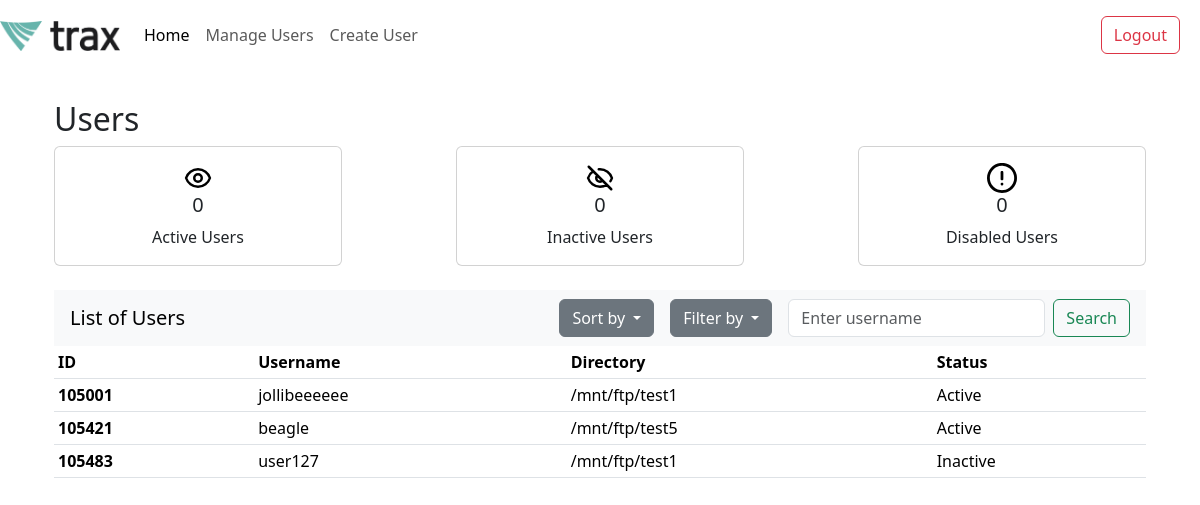
Before: /home (signed in) with the older database file.
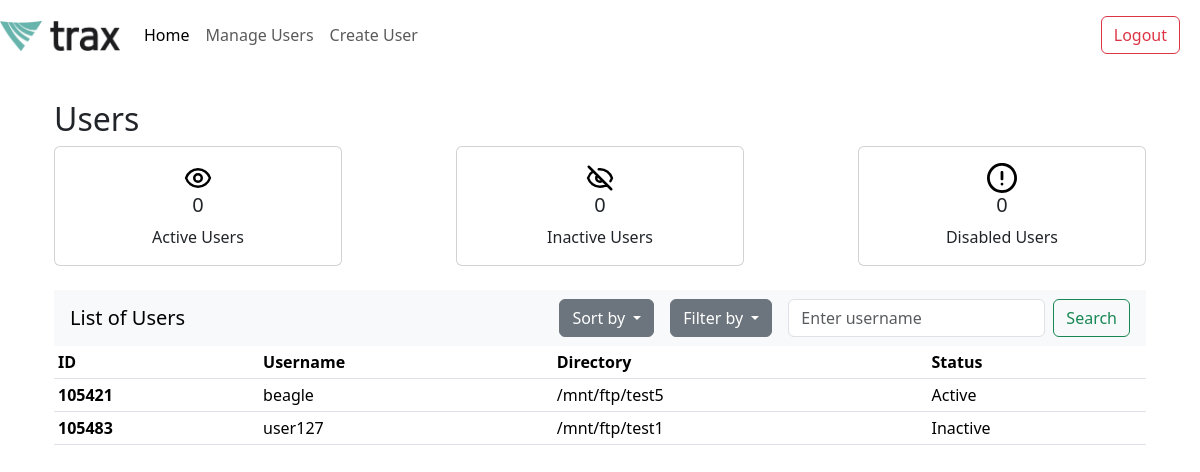
After: the same page with the newer database file.
### app.py (models this page shows, shortened)
class User(db.Model):
    id = db.Column(db.Integer, primary_key=True)
    username = db.Column(db.String(80), nullable=False, unique=True)
    password = db.Column(db.String(120), nullable=False)
    directory = db.Column(db.String(120), nullable=False)
    status = db.Column(db.String(10), nullable=False)

### app.py (the view)
@app.route('/home', methods=['GET'])
def home():
    if not session.get("username"):
        return redirect("/login")
    sort_by = request.args.get('sort_by', 'id')
    filter_status = request.args.get('filter_by', 'all')
    search_query = request.args.get('search', '')
    users = get_filtered_sorted_users(sort_by, filter_status, search_query)
    return render_template('home.html', users=users)

### app.py (called while the page is built)
def get_filtered_sorted_users(sort_by='id', filter_status='all', search_query=''):
    query = User.query
    if filter_status == 'active':
        query = query.filter_by(status='Active')
    elif filter_status == 'inactive':
        query = query.filter(User.status.in_(['Inactive', 'Disabled']))
    elif filter_status == 'all':
        query = query.filter(User.status.in_(['Active', 'Inactive', 'Disabled']))
    if sort_by == 'username':
        query = query.order_by(User.username)
    elif sort_by == 'id':
        query = query.order_by(User.id)
    elif sort_by == 'directory':
        query = query.order_by(User.directory)
    if search_query:
        query = query.filter(User.username.like(f'%{search_query}%'))  # case insensitive search
    return query.all()

### templates/home.html (shortened to what this page needs)
<!DOCTYPE html>
<html lang="en">
<head>
    <link href="https://cdn.jsdelivr.net/npm/bootstrap@5.3.3/dist/css/bootstrap.min.css" rel="stylesheet">
</head>
<body>
    {% extends "index.html" %}
    {% block content %}
    <div class="container">
        <h2>Users</h2>
        {% include 'card_component.html' %}
        <div class="table-responsive">
            {% include 'user_table.html' %}
        </div>
    </div>
    {% endblock %}

### templates/index.html (shortened to what this page needs)
<!DOCTYPE html>
<html lang="en">
<head>
    <link rel="stylesheet" href="{{ url_for('static', filename='home.css') }}">
    <link rel="stylesheet" href="{{ url_for('static', filename='manage-user.css') }}">
    <link href="https://cdn.jsdelivr.net/npm/bootstrap@5.3.3/dist/css/bootstrap.min.css" rel="stylesheet">
</head>
<body>
    <nav class="navbar navbar-expand-lg navbar-light" style="background-color: white;" aria-label="Main navigation">
      <a href="{{ url_for('home') }}" class="navbar-brand">
        <img src="{{ url_for('static', filename='img/trax logo.jpg') }}" width="120" height="30" alt="Trax Tech Logo">
      </a>
      <div id="navbarNavAltMarkup" class="collapse navbar-collapse">
        <div class="navbar-nav">
            <a href="{{ url_for('home') }}" class="nav-item nav-link {% if request.endpoint == 'home' %}active{% endif %}">Home</a>
            <a class="nav-item nav-link {% if request.endpoint == 'manage_user' %}active{% endif %}">Manage Users</a>
            <a href="#" class="nav-item nav-link">Create User</a>
        </div>
      </div>
      <nav class="navbar navbar-light" style="background-color: white;" aria-label="Secondary navigation">
        <form class="form-inline">
          <button class="btn btn-outline-danger" type="button" style="margin-right: 20px" onclick="logout()">Logout</button>
        </form>
      </nav>
    </nav>
    <section id="content" class="content-section">
      <div class="container">
        {% block content %}
        {% endblock %}
      </div>
    </section>
</body>
</html>

### templates/card_component.html (shortened to what this page needs)
<!DOCTYPE html>
<html lang="en">
<head>
    <link href="https://cdn.jsdelivr.net/npm/bootstrap@5.3.3/dist/css/bootstrap.min.css" rel="stylesheet">
</head>
<body>
    <div class="card-container d-flex justify-content-between">
        <div class="card text-center" style="width: 18rem;">
            <div class="card-body">
                <img src="static/img/eye-svgrepo-com.svg" alt="Active Card Icon" style="width: 30px; height: 30px;">
                <h5 id="active-users" class="card-title">0</h5>
                <p class="card-text">Active Users</p>
            </div>
        </div>
        <div class="card text-center" style="width: 18rem;">
            <div class="card-body">
                <img src="static/img/eye-slash-svgrepo-com.svg" alt="Inactive Card Icon" style="width: 30px; height: 30px;">
                <h5 id="inactive-users" class="card-title">0</h5>
                <p class="card-text">Inactive Users</p>
            </div>
        </div>
        <div class="card text-center" style="width: 18rem;">
            <div class="card-body">
                <img src="static/img/error-16-svgrepo-com.svg" alt="Disabled Card Icon" style="width: 30px; height: 30px;">
                <h5 id="disabled-users" class="card-title">0</h5>
                <p class="card-text">Disabled Users</p>
            </div>
        </div>
    </div>
</body>
</html>

### templates/user_table.html (shortened to what this page needs)
<!DOCTYPE html>
<html lang="en">
<head>
    <link href="https://cdn.jsdelivr.net/npm/bootstrap@5.3.3/dist/css/bootstrap.min.css" rel="stylesheet">
</head>
<body>
    <nav class="navbar navbar-light bg-light justify-content-between mt-4">
        <a class="navbar-brand ms-3">List of Users</a>
        <form class="form-inline d-flex align-items-center">
            <div class="dropdown me-3">
                <button class="btn btn-secondary dropdown-toggle" data-bs-toggle="dropdown" type="button" id="sortDropdown" aria-expanded="false">
                    Sort by
                </button>
            </div>
            <div class="dropdown me-3">
                <button class="btn btn-secondary dropdown-toggle" data-bs-toggle="dropdown" type="button" id="filterDropdown" aria-expanded="false">
                    Filter by
                </button>
            </div>
            <input class="form-control mr-sm-5" type="search" placeholder="Enter username" aria-label="Search" name="search" value="{{ request.args.get('search', '') }}"">
            <button class="btn btn-outline-success ms-2 me-3 my-2 my-sm-0" type="submit">Search</button>
        </form>
    </nav>
    <table class="table table-hover table-sm">
        <thead>
          <tr>
            <th scope="col">ID</th>
            <th scope="col">Username</th>
            <th scope="col">Directory</th>
            <th scope="col">Status</th>
          </tr>
        </thead>
        <tbody>
            {% if users %}
                {% for user in users %}
                <tr onclick=window.location.href="{{ url_for('manage_user', user_id=user.id) }}" style="cursor: pointer;">
                    <th scope="row">{{ user.id }}</th>
                    <td>{{ user.username }}</td>
                    <td>{{ user.directory }}</td>
                    <td>{{ user.status }}</td>
                </tr>
                {% endfor %}
            {% else %}
                <tr>
                    <td colspan="4" class="text-center">No users found</td>
                </tr>
            {% endif %}
        </tbody>
    </table>
</body>
</html>

### static/home.css (style rules this page uses)
.content-section { margin: 30px; }

### static/manage-user.css (style rules this page uses)
.content-section { margin: 30px; }

Changed rows visible on the page:
removed User: id "105001", username "jollibeeeeee", directory "/mnt/ftp/test1", status "Active"
